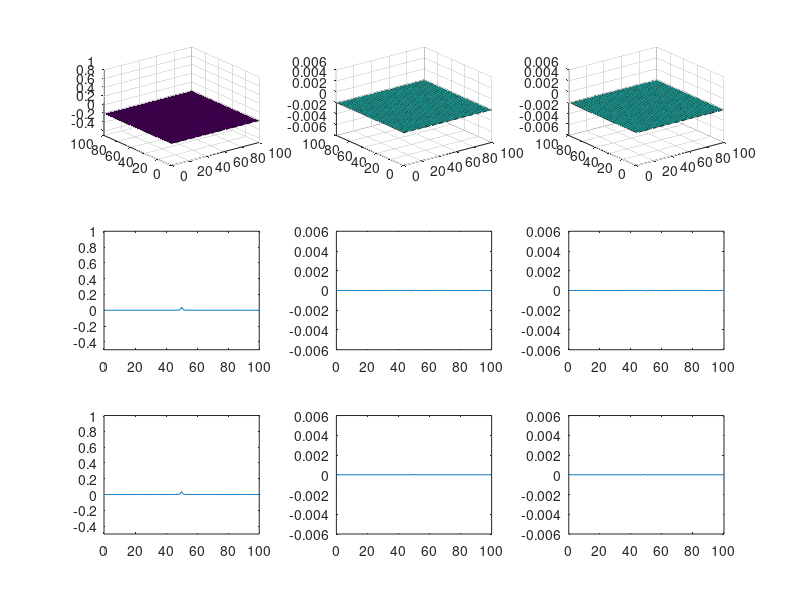

MATLAB code to generate this figure: (Note: this script raises an error after producing the figure.)
Ez = zeros(2, 101, 101);
Hy = zeros(2, 101, 101);
Hx = zeros(2, 101, 101);

mio = 4e-7 * pi;
eo = 8.854e-12;

delt = 1e-4;
deltstar = 0;

mi = 10;
delta = 3.5;

c = 1 / sqrt(mio * eo);

dx = 1;
dy = dx;
dt = dx / (c * sqrt(2));

x = 0:dx:100;

us = cat(2, exp((-1 / 2) * ((x - mi) / delta).^2) ./ (delta * sqrt( 2 * pi)), zeros(1, 10000));

us = us / max(us);
Ez(1, 51, 51) = us(1);

n = 2;

Ca = (1 - (delt * dt) / (2 * eo)) / (1 + (delt * dt) / (2 * eo));
Cb = (dt / (eo * dx)) / (1 + (delt * dt) / (2 * eo));

Da = (1 - (deltstar * dt) / (2 * mio)) / (1 + (deltstar * dt) / (2 * mio));
Db = (dt / (mio * dx)) / (1 + (deltstar * dt) / (2 * mio));

ax1 = subplot(3, 3, 1);
ax2 = subplot(3, 3, 2);
ax3 = subplot(3, 3, 3);
ax4 = subplot(3, 3, 4);
ax5 = subplot(3, 3, 5);
ax6 = subplot(3, 3, 6);
ax7 = subplot(3, 3, 7);
ax8 = subplot(3, 3, 8);
ax9 = subplot(3, 3, 9);

while 1
    
    for i=1:101
        for j=1:101
            if (i ~= 101)
                Hy(n, i, j) = Da * Hy(n - 1, i, j) + Db * (Ez(n - 1, i + 1, j) - Ez(n - 1, i, j));
                if (i == 2)
                    Hy(n, i - 1, j) = Hy(n, i, j);
                end
            else
                Hy(n, i, j) = Hy(n, i - 1, j);
            end
        end
    end
    
    for i=1:101
        for j=1:101
            if (j ~= 101)
                Hx(n, i, j) = Da * Hx(n - 1, i, j) + Db * (Ez(n - 1, i, j) - Ez(n - 1, i, j + 1));
                if (j == 2)
                    Hx(n, i, j + 1) = Hx(n, i, j);
                end
            else
                Hx(n, i, j) = Hx(n, i, j - 1);
            end
        end
    end
    
    for i=1:101
       for j=1:101
          if (i == 1 || j == 1 || i == 101 || j == 101)
              Ez(n, i, j) = 0;
          else
            Ez(n, i, j) = Ca * Ez(n - 1, i, j) + Cb * (Hy(n, i, j) - Hy(n, i - 1, j) + Hx(n, i, j - 1) - Hx(n, i, j));
          end
       end
    end
    
    Ez(n, 51, 51) = us(n);
    
    s1 = surf(ax1, x, x, reshape(Ez(n, :, :), 101, 101));
    s2 = surf(ax2, x, x, reshape(Hx(n, :, :), 101, 101));
    s3 = surf(ax3, x, x, reshape(Hy(n, :, :), 101, 101));
    
    plot(ax4, x, reshape(Ez(n, 51, :), 1, 101));
    plot(ax5, x, reshape(Hx(n, 51, :), 1, 101));
    plot(ax6, x, reshape(Hy(n, 51, :), 1, 101));
    
    plot(ax7, x, Ez(n, :, 51));
    plot(ax8, x, Hx(n, :, 51));
    plot(ax9, x, Hy(n, :, 51));
    
    axis(ax1, [0 100 0 100 -.5 1])
    axis(ax2, [0 100 0 100 -6e-3 6e-3])
    axis(ax3, [0 100 0 100 -6e-3 6e-3])
    axis(ax4, [0 100 -.5 1])
    axis(ax5, [0 100 -6e-3 6e-3])
    axis(ax6, [0 100 -6e-3 6e-3])
    axis(ax7, [0 100 -.5 1])
    axis(ax8, [0 100 -6e-3 6e-3])
    axis(ax9, [0 100 -6e-3 6e-3])
    
    s1.EdgeColor = 'none';
    s1.FaceColor = 'interp';
    s2.EdgeColor = 'none';
    s2.FaceColor = 'interp';
    s3.EdgeColor = 'none';
    s3.FaceColor = 'interp';
    
    pause(.01)

    n = n + 1;
    
    if (n == 100)
        break;
    end
end